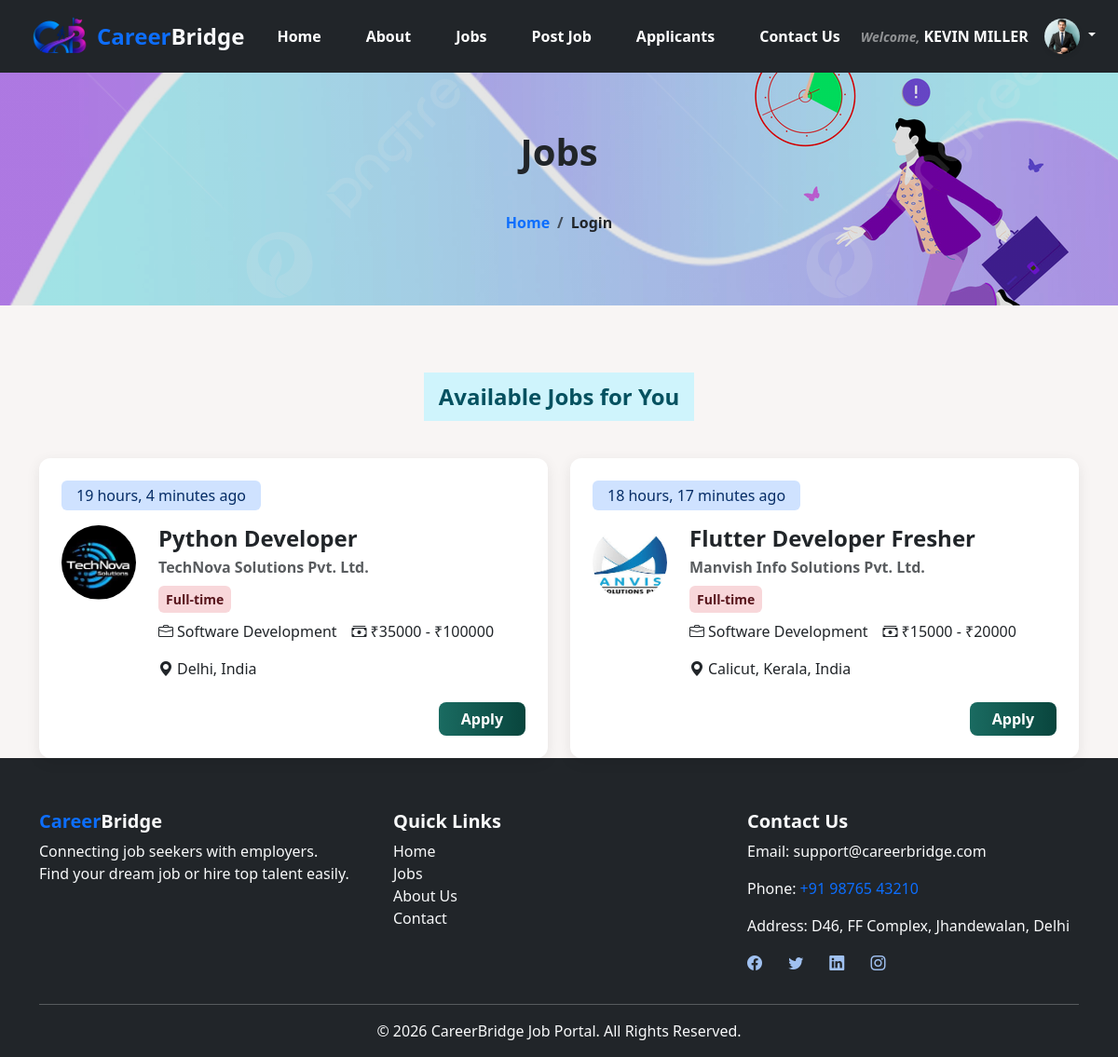
The page /category-view/1/ (signed in) on the database its author committed.
### accounts/models.py (models this page shows, shortened)
class User(AbstractUser):
    role_choices = (
        (0, 'Admin'),
        (1, 'Job Seeker'),
        (2, 'Employer'),
    )
    role = models.IntegerField(default=0, choices=role_choices)

### profile_app/models.py (models this page shows, shortened)
class Employer(models.Model):
    user = models.OneToOneField(User, on_delete=models.CASCADE)
    full_name = models.CharField(max_length=50)
    profile_photo = models.ImageField(upload_to= 'employer_profile_photo/', null=True, blank=True)
    email = models.EmailField()
    phone = models.CharField(max_length=10)
    location = models.CharField(max_length=50)
    company_name = models.CharField(max_length=30)
    company_logo = models.ImageField(upload_to='employer_company_logos/', null=True, blank=True)
    about_company = models.TextField()
    company_website = models.URLField()
    company_type = models.CharField(max_length=50)

### job/models.py (models this page shows, shortened)
class Job(models.Model):
    jobtype_choices = (
        ('Full-time', 'Full time'),
        ('Part-time', 'Part time'),
        ('Temporary', 'Temporary'),
        ('Freelance', 'Freelance'),
    )
    work_location_choices = (
        ('On-site', 'On-site'),
        ('Remote', 'Remote'),
        ('Hybrid', 'Hybrid'),
    )
    job_title = models.CharField(max_length=50)
    company_name = models.CharField(max_length=50)
    company_logo = models.ImageField(upload_to='company_logos', null=True, blank=True)
    location = models.CharField(max_length=100)
    job_type = models.CharField(max_length=50, choices=jobtype_choices)
    category = models.ForeignKey(Category, on_delete=models.CASCADE)
    industry_type = models.ForeignKey(Industry, on_delete=models.CASCADE, null=True, blank=True)
    description = models.TextField()
    responsibilities = models.TextField()
    skills = models.TextField()
    min_salary = models.PositiveIntegerField()
    max_salary = models.PositiveIntegerField()
    experience = models.TextField(max_length=50)
    work_location = models.CharField(max_length=50, choices=work_location_choices)
    deadline = models.DateField()
    created_at = models.DateTimeField(auto_now_add=True)
    updated_at = models.DateTimeField(auto_now=True)
    is_featured = models.BooleanField(default=False)
    employer = models.ForeignKey(User, on_delete=models.CASCADE, null=True, blank=True)

class Industry(models.Model):
    industry_type =  models.CharField(max_length=30)
    category = models.ForeignKey(Category, on_delete=models.CASCADE)

### job/views.py (the view)
# urls.py: path('category-view/<int:id>/', views.category_view, name='category_view'),
def category_view(request,id):
    jobs = Job.objects.filter(category_id=id)
    return render(request, 'category_view.html', {'jobs': jobs})

### job/templates/category_view.html (shortened to what this page needs)
{% extends 'base.html' %}
{% load static %}
{% block content %}
<div class="container-fluid d-flex align-items-center justify-content-center text-center text-dark  page-bg">
    <div>
        <h3 class="mb-4 fw-bold fs-1">Jobs</h3>
        <nav aria-label="breadcrumb">
        <ol class="breadcrumb p-3 mb-0 justify-content-center bg-transparent">
            <li class="breadcrumb-item">
            <a href="/" class="text-decoration-none text-primary fw-bold">Home</a>
            </li>
            <li class="breadcrumb-item active text-dark fw-semibold" aria-current="page">Login</li>
        </ol>
        </nav>
  </div>
</div>
<div class="container mt-3">
    {% if jobs %}
    <div class="text-center mt-5 py-4">
        <p class="small bg-info-subtle text-info-emphasis fs-4 fw-bold d-inline-block px-3 py-2">Available Jobs for You</p>
    </div>
    <div class="row g-4 align-items-center">
        {% for job in jobs %}
        <div class="col-lg-6 col-md-12 col-12">
            <a href="{% url 'job_details' job.id %}" class="text-decoration-none text-dark">
                <div class="card p-4 h-100 job-card">
                    <div class="mb-3">
                        <span class="d-inline-block px-3 py-1 bg-primary-subtle text-primary-emphasis rounded-2">
                            {{ job.created_at|timesince }} ago
                        </span>
                    </div>
                    <div class="d-flex align-items-start gap-4">
                        <div class="flex-shrink-0">
                            {% if job.company_logo %}
                                <img src="/media/{{ job.company_logo }}" class="img-fluid rounded-circle object-fit-cover" style="width:80px; height:80px;" alt="Company Logo">
                            {% else %}
                                <div class="rounded-circle d-flex align-items-center justify-content-center text-white fw-bold"style="width:80px; height:80px; font-size:40px; background-color: #09453d;">
                                    {{ job.company_name|first|upper }}
                                </div>
                            {% endif %}
                        </div>
                        <div class="flex-grow-1">
                            <h5 class="mb-1 fw-bold job-title fs-4"> {{ job.job_title }} </h5>
                            <p class="mb-2 text-muted fw-semibold">{{ job.company_name }}</p>
                            <div class="mb-2">
                                <span class="small d-inline-block px-2 py-1 bg-danger-subtle text-danger-emphasis fw-semibold rounded">
                                    {{ job.job_type }}
                                </span>
                            </div>
                            <div class="d-flex flex-wrap gap-3 text-dark mt-2">
                                {% if job.industry_type %}
                                <div class="d-flex align-items-center">
                                    <i class="bi bi-briefcase me-1"></i>
                                    <span>{{ job.industry_type.industry_type }}</span>
                                </div>
                                {% endif %}
                                <div class="d-flex align-items-center">
                                    <i class="bi bi-cash-stack me-1"></i>
                                    <span> ₹{{ job.min_salary }} - ₹{{ job.max_salary }}</span>
                                </div>
                                <div class="d-flex align-items-center">
                                    <i class="bi bi-geo-alt-fill me-1"></i>
                                    <span>{{ job.location }}</span>
                                </div>
                            </div>
                        </div>
                    </div>
                    <div class="text-end mt-4">
                        <a href="#applyjob{{ i.id }}" class="btn btn-primary fw-bold px-4">Apply</a>
                    </div>
                </div>
            </a>
        </div>
        {% endfor %}
    </div>
    {% else %}
    <div class="row align-items-center vh-100">
        <h4 class="text-muted text-center my-5">No Jobs available at the moment.</h4>
    </div>
    {% endif %}
</div>
{% endblock content %}

### core/templates/include/navbar.html (shortened to what this page needs)
{% load static %}
<nav class="navbar navbar-expand-lg navbar-dark bg-dark sticky-top py-1">
    <div class="container-fluid px-4">
        <a class="navbar-brand d-flex align-items-center fw-bold text-primary fs-4" href="{% url 'home' %}">
            <img src="{% static 'images/logo2.png' %}" alt="logo"  width="80" height="60" class="rounded-circle border-0 border-light ms-0">
            Career<span class="text-light">Bridge</span>
        </a>
        <div class="collapse navbar-collapse" id="navbarNav">
            <ul class="navbar-nav mx-auto fw-bold gap-3">
                <li class="nav-item">
                    <a class="nav-link px-3" href="{% url 'home' %}">Home</a>
                </li>
                <li class="nav-item">
                    <a class="nav-link px-3" href="{% url 'about' %}">About</a>
                </li>
                <li class="nav-item">
                    <a class="nav-link px-3" href="{% url 'jobs_list'%}">Jobs</a>
                </li>
                {% if request.user.is_authenticated %}
                    {% if request.user.role == 2 %}
                        <li class="nav-item"><a class="nav-link px-3" href="{% url 'post_job' %}">Post Job</a></li>
                        <li class="nav-item"><a class="nav-link px-3" href="{% url 'all_applicants' %}">Applicants</a></li>
                    {% elif request.user.role == 1 %}
                        <li class="nav-item"><a class="nav-link px-3" href="{% url 'my_application' %}">My Applications</a></li>
                    {% endif %}
                {% endif %}
                <li class="nav-item">
                    <a class="nav-link px-3" href="{% url 'contact' %}">Contact Us</a>
                </li>
            </ul>
            <ul class="navbar-nav ms-auto flex-row justify-content-center align-items-center gap-2 mt-3 mt-lg-0">
            {% if request.user.is_authenticated %}
            <li class="nav-item d-flex align-items-center me-2 text-white-50 text-decoration-none">
                <span class="small fst-italic fw-semibold me-1">Welcome,</span>
                {% if user.role == 1 %}
                    <span class="fw-bold text-uppercase text-white">{{ user.jobseeker.full_name }}</span>
                {% else %}
                    <span class="fw-bold text-uppercase text-white">{{ user.employer.full_name }}</span>
                {% endif %}
            </li>
            <li class="nav-item dropdown text-decoration-none">
                <a class="nav-link dropdown-toggle p-0" href="#" role="button" data-bs-toggle="dropdown" aria-expanded="false">
                {% if user.jobseeker.profile_photo %}
                    <img src="/media/{{ user.jobseeker.profile_photo }}" alt="profile" class="rounded-circle border border-secondary shadow-sm border-dark object-fit-cover" width="40" height="40">
                {% elif user.employer.profile_photo %}
                    <img src="/media/{{ user.employer.profile_photo }}" alt="profile" class="rounded-circle border border-secondary shadow-sm border-dark object-fit-cover" width="40" height="40">
                {% else %}
                    <img src="{% static 'images/default profile_photo.png' %}" alt="profile" class="rounded-circle border border-secondary shadow-sm border-dark" width="40" height="40">
                {% endif %}
                </a>
            </li>
            {% endif %}
            </ul>
        </div>
    </div>
</nav>

### core/static/css/style.css (style rules this page uses)
body { margin: 0; padding: 0; box-sizing: border-box; background-color: #f8f5f4; }
.nav-item .nav-link { color: white; }
.nav-item { transition: all 1s ease; }
.btn-primary { background: linear-gradient(to right, #1a6b61, #09453d); border: none; color: #fff; transition: all 1s ease; }
::placeholder { color: rgba(52, 48, 48, 0.8); font-size: 16px; }
.page-bg { background-image: linear-gradient(rgba(0, 0, 0, 0.1), rgba(0, 0, 0, 0.1)),url("../images/page-bg.jpg"); height: 250px; background-repeat: no-repeat; background-size: cover; background-position: center; }
.job-card { border: none; border-radius: 12px; box-shadow: 0 4px 15px rgba(0, 0, 0, 0.08); transition: all 0.5s ease-in-out; }
.job-card .btn { border-radius: 8px; }

### rows shown on the page
User: employer.full_name "KEVIN MILLER", employer.profile_photo (picture)
Job: created_at "19 hours, 4 minutes", company_logo (picture), job_title "Python Developer", company_name "TechNova Solutions Pvt. Ltd.", job_type "Full-time", industry_type.industry_type "Software Development", min_salary "35000", max_salary "100000", location "Delhi, India"
Job: created_at "18 hours, 17 minutes", company_logo (picture), job_title "Flutter Developer Fresher", company_name "Manvish Info Solutions Pvt. Ltd.", job_type "Full-time", industry_type.industry_type "Software Development", min_salary "15000", max_salary "20000", location "Calicut, Kerala, India"
